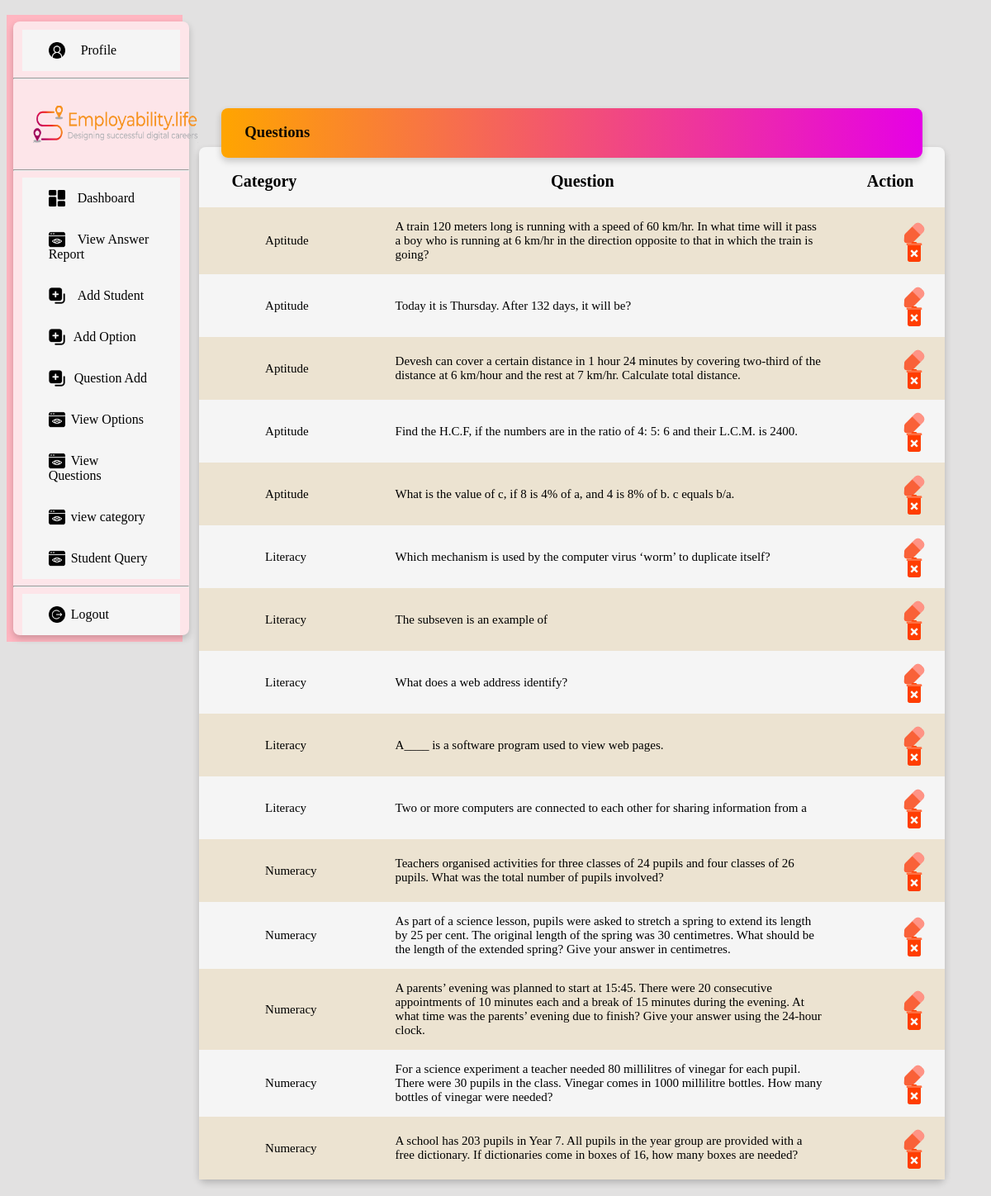
Page /viewquestion/ on the committed database.
### quiz/models.py (models this page shows, shortened)
class question(models.Model):
    categoryName=models.ForeignKey(Testcategory, on_delete=models.CASCADE, null=True, default="")
    question=models.TextField(max_length=1000)

class Testcategory(models.Model):
    name=models.CharField(max_length=280,default="",blank=True,null=True)
    def __str__(self):
        return self.name

### quiz/views.py (the view)
# urls.py: path('viewquestion/',show_question,name='viewquestion'),
def show_question(request):
    al=question.objects.all()
    return render(request,'showquestion.html',{'al':al})

### quiz/templates/showquestion.html
    {% extends 'admin_base.html' %}
    {% load static %}
    {% block content %}
    <div class="stdreportdrd">
        <div class="card table questiontbl">
            <div class="card question">
                <h3 style="font-weight: bold;">&nbsp &nbsp &nbsp Questions</h3>
            </div>
            <table>
                <tr>
                    <th>Category</th>
                    <th>Question</th>
                    <th>Action</th>
                </tr>
                {% for i in al %}
                <tr>
                    <td>{{i.categoryName}}</td>
                    <td>{{i.question}}</td>
                    <td style=" width:100px;">
                        <a href="{% url 'editquestions' i.id %}"><img src="{% static 'icon/edit.png' %}" height="30px"
                                width="30px"></a>
                        <a href="{% url 'delquestion' i.id %}"><img src="{% static 'icon/delete.png' %}" height="30px"
                            width="30px"></a>
                    </td>
                </tr>
                {% endfor %}
            </table>
        </div>
    </div>
    {% endblock %}

### quiz/static/css/demo.css (style rules this page uses)
* { box-sizing: border-box; }
body { background-color: #d1cece9c; }
.card { background-color: whitesmoke; box-shadow: 0 4px 8px 0 rgba(0, 0, 0, 0.2); transition: 0.3s; border-radius: 8px; }
th { padding-top: 30px; padding-bottom: 20px; font-size: 20px; ; }
td { text-align: start; padding-top: 15px; padding-right: 15px; padding-bottom: 15px; padding-left: 80px; font-size: 15px; }
.table { position: absolute; width: 97%; top: 10%; margin-top: 150px; }
table { border-collapse: collapse; width: 100%; padding-top: 20PX; }
tr:nth-child(even) { background-color: rgb(236, 227, 209); }
img { cursor: pointer; margin: -2px 7px -5px 0; }
.question { position: absolute; left: 3%; bottom: 99%; height: 60px; width: 94%; background: linear-gradient(90deg, rgba(255, 165, 0, 1) 0%, rgb(230, 0, 230) 100%); color: rgba(0, 0, 0, 0.934); }
.questiontbl { position: relative; }
.stdreportdrd { position: relative; float: left; padding: 20px; width: 82%; }

### rows in the picture
question: categoryName "Aptitude", question "A train 120 meters long is running with a speed of 60 km/hr. In what time will it pass a boy who is running at 6 km/hr in the direction opposite to that in which the train is going?"
question: categoryName "Aptitude", question "Today it is Thursday. After 132 days, it will be?"
question: categoryName "Aptitude", question "Devesh can cover a certain distance in 1 hour 24 minutes by covering two-third of the distance at 6 km/hour and the rest at 7 km/hr. Calculate total distance."
question: categoryName "Aptitude", question "Find the H.C.F, if the numbers are in the ratio of 4: 5: 6 and their L.C.M. is 2400."
question: categoryName "Aptitude", question "What is the value of c, if 8 is 4% of a, and 4 is 8% of b. c equals b/a."
question: categoryName "Literacy", question "Which mechanism is used by the computer virus ‘worm’ to duplicate itself?"
question: categoryName "Literacy", question "The subseven is an example of"
question: categoryName "Literacy", question "What does a web address identify?"
question: categoryName "Literacy", question "A____ is a software program used to view web pages."
question: categoryName "Literacy", question "Two or more computers are connected to each other for sharing information from a"
question: categoryName "Numeracy", question "Teachers organised activities for three classes of 24 pupils and four classes of 26 pupils. What was the total number of pupils involved?"
question: categoryName "Numeracy", question "As part of a science lesson, pupils were asked to stretch a spring to extend its length by 25 per cent. The original length of the spring was 30 centimetres. What should be the length of the extended spring? Give your answer in centimetres."
question: categoryName "Numeracy", question "A parents’ evening was planned to start at 15:45. There were 20 consecutive appointments of 10 minutes each and a break of 15 minutes during the evening. At what time was the parents’ evening due to finish? Give your answer using the 24-hour clock."
question: categoryName "Numeracy", question "For a science experiment a teacher needed 80 millilitres of vinegar for each pupil. There were 30 pupils in the class. Vinegar comes in 1000 millilitre bottles. How many bottles of vinegar were needed?"
question: categoryName "Numeracy", question "A school has 203 pupils in Year 7. All pupils in the year group are provided with a free dictionary. If dictionaries come in boxes of 16, how many boxes are needed?"
